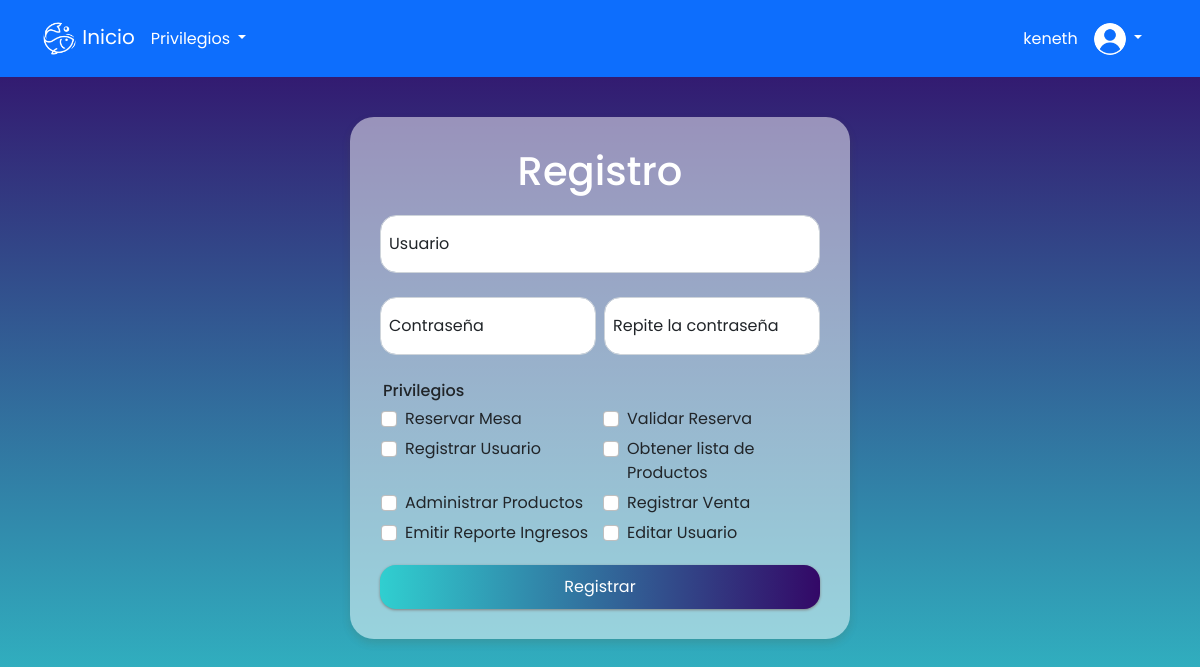
Page /shared/formPrincipal.php?btnRegistrarUsuario=true (signed in) on the committed database.
### tables this page shows
CREATE TABLE `privilegios` (
  `idPrivilegio` int(11) NOT NULL,
  `nombrePrivilegios` varchar(255) DEFAULT NULL
);

### registrarUsuario/controlRegistrarUsuario.php (called while the page is built, shortened)
<?php
class controlRegistrarUsuario{
    public function listarPrivilegio(){
        include_once("../modelo/entidadPrivilegio.php");
        $objUsuario = new entidadPrivilegio;
        $privilegios = $objUsuario->obtenerAllPrivilegios();
        include_once("../registrarUsuario/formRegistrarUsuario.php");
        $obj = new formRegistrarUsuario;
        $obj->formRegistrarUsuarioShow($privilegios);
    }
}
?>

### modelo/entidadPrivilegio.php (called while the page is built, shortened)
<?php
class entidadPrivilegio{
    public function obtenerAllPrivilegios(){
        $connection = conexionSingleton::getInstance();
        $con = $connection->getConnection();
        $sql = "SELECT nombrePrivilegios AS privilegio
        FROM privilegios";
        $query = mysqli_query($con, $sql);
        $resultados = array();
        while ($fila=mysqli_fetch_array($query, MYSQLI_ASSOC)) {
            $resultados[] = $fila;
        }
        if($query){
            return $resultados;
        }
    }
}
?>

### registrarUsuario/formRegistrarUsuario.php (the view, shortened to what this page needs)
<?php
include_once("../shared/navbar.php");
class formRegistrarUsuario extends navbar{
    public function formRegistrarUsuarioShow($privilegios, $enlace = "../registrarUsuario/getRegistrarUsuario.php"){
?>
    <!DOCTYPE html>
    <html lang="es">
    <head>
        <link href="https://cdn.jsdelivr.net/npm/bootstrap@5.0.2/dist/css/bootstrap.min.css" rel="stylesheet">
    </head>
    <body>
        <div class="background-container">
            <div class="col-md-5 container-form ">
                <h1 class="titulo">Registro</h1>
                <form action="<?=$enlace?>" method="POST" class="row g-2">
                    <div class="form-floating mb-3">
                        <input type="text" class="form-control input-container" id="usuario" placeholder="usuario" name="usuario">
                        <label for="usuario">Usuario</label>
                    </div>
                    <div class="form-floating mb-3 col-md-6">
                        <input type="password" class="form-control input-container" id="password" placeholder="password" name="password">
                        <label for="password">Contraseña</label>
                    </div>
                    <div class="form-floating mb-3 col-md-6">
                        <input type="password" class="form-control input-container" id="nombre" placeholder="nombre" name="repassword">
                        <label for="nombre">Repite la contraseña</label>
                    </div>
                    <div class="row g-1 privilegio-container">
                        <span class="title-privilegios">Privilegios</span>
                        <?php
                            for ($i=0; $i < count($privilegios); $i++) {
                        ?>
                            <div class="form-check col-md-6">
                                <input class="form-check-input" type="checkbox" name="privilegio[<?=$i?>]" value="<?=$privilegios[$i]["privilegio"]?>" id="privilegio<?=$i+1?>">
                                <label class="form-check-label" for="privilegio<?=$i+1?>"><?=$privilegios[$i]["privilegio"]?></label>
                            </div>
                        <?php
                            }
                        ?>
                    </div>
                    <div class="d-grid gap-2">
                        <input type="submit" class="btn btn-primary btnEnviar" name="btnEnviar" value="Registrar">
                    </div>
                    <link rel="stylesheet" href="../registrarUsuario/registrarUsuario.css?v=<?php echo(rand()); ?>" />
                </form>
            </div>
        </div>
    </body>
    </html>
<?php
    }
}
?>

### registrarUsuario/registrarUsuario.css (style rules this page uses)
body { background-image: linear-gradient(to top, #30cfd0 0%, #330867 100%); background-size: cover; background-repeat: no-repeat; background-position: center; background-attachment: fixed; }
* { font-family: 'Poppins', sans-serif; font-weight: 400; }
.titulo { color: white; text-align: center; margin-bottom: 20px; font-weight: 500; }
.container-form { margin: 0 auto; margin-top: 40px; padding: 30px; background-color: rgba(255, 255, 255, 0.5); box-shadow: 0px 4px 8px rgb(89 73 30 / 16%); border-radius: 1.5em; }
.btnEnviar { margin-top: 10px; background-image: linear-gradient(to right, #30cfd0 0%, #330867 100%); border: none; box-shadow: 0px 1px 3px rgb(128, 128, 128); border-radius: 1em; padding: 10px; }
.input-container { border-radius: 1em; }
.title-privilegios { font-weight: 500; }
.privilegio-container { position: relative; left: 5px; }

### rows in the picture
privilegios: nombrePrivilegios "Reservar Mesa"
privilegios: nombrePrivilegios "Validar Reserva"
privilegios: nombrePrivilegios "Registrar Usuario"
privilegios: nombrePrivilegios "Obtener lista de Productos"
privilegios: nombrePrivilegios "Administrar Productos"
privilegios: nombrePrivilegios "Registrar Venta"
privilegios: nombrePrivilegios "Emitir Reporte Ingresos"
privilegios: nombrePrivilegios "Editar Usuario"

### other values in the picture
$usuario "keneth"
